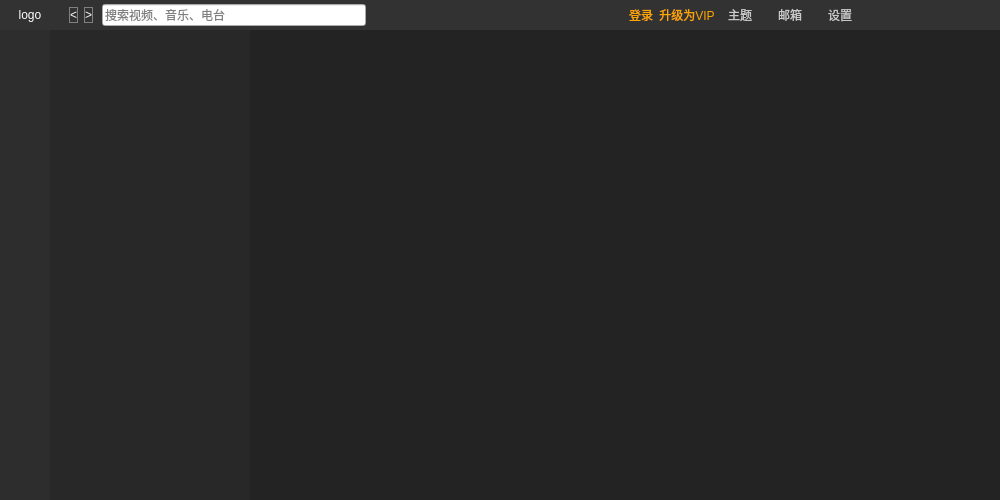
<?xml version="1.0" encoding="UTF-8"?>
<ui version="4.0">
 <class>Form</class>
 <widget class="QWidget" name="Form">
  <property name="geometry">
   <rect>
    <x>0</x>
    <y>0</y>
    <width>1000</width>
    <height>500</height>
   </rect>
  </property>
  <property name="windowTitle">
   <string>Form</string>
  </property>
  <layout class="QVBoxLayout" name="verticalLayout">
   <property name="spacing">
    <number>0</number>
   </property>
   <property name="leftMargin">
    <number>0</number>
   </property>
   <property name="topMargin">
    <number>0</number>
   </property>
   <property name="rightMargin">
    <number>0</number>
   </property>
   <property name="bottomMargin">
    <number>0</number>
   </property>
   <item>
    <widget class="QWidget" name="btl_wgt" native="true">
     <property name="sizePolicy">
      <sizepolicy hsizetype="Preferred" vsizetype="Fixed">
       <horstretch>0</horstretch>
       <verstretch>0</verstretch>
      </sizepolicy>
     </property>
     <property name="minimumSize">
      <size>
       <width>0</width>
       <height>30</height>
      </size>
     </property>
     <property name="maximumSize">
      <size>
       <width>16777215</width>
       <height>30</height>
      </size>
     </property>
     <property name="styleSheet">
      <string notr="true">QWidget#btl_wgt{background-color: rgb(50, 50, 50);}</string>
     </property>
     <layout class="QHBoxLayout" name="horizontalLayout_5">
      <property name="spacing">
       <number>0</number>
      </property>
      <property name="leftMargin">
       <number>0</number>
      </property>
      <property name="topMargin">
       <number>0</number>
      </property>
      <property name="rightMargin">
       <number>0</number>
      </property>
      <property name="bottomMargin">
       <number>0</number>
      </property>
      <item>
       <widget class="QWidget" name="logo_wgt" native="true">
        <property name="minimumSize">
         <size>
          <width>60</width>
          <height>0</height>
         </size>
        </property>
        <layout class="QHBoxLayout" name="horizontalLayout_3">
         <property name="topMargin">
          <number>0</number>
         </property>
         <property name="bottomMargin">
          <number>0</number>
         </property>
         <item>
          <widget class="QLabel" name="logo_lb">
           <property name="styleSheet">
            <string notr="true">background-color: transparent;
color: rgb(255, 255, 255);
</string>
           </property>
           <property name="text">
            <string>logo</string>
           </property>
           <property name="alignment">
            <set>Qt::AlignCenter</set>
           </property>
          </widget>
         </item>
        </layout>
       </widget>
      </item>
      <item>
       <widget class="QWidget" name="dx_wgt" native="true">
        <layout class="QHBoxLayout" name="horizontalLayout_2">
         <property name="topMargin">
          <number>0</number>
         </property>
         <property name="bottomMargin">
          <number>0</number>
         </property>
         <item>
          <widget class="QPushButton" name="fd_btn">
           <property name="maximumSize">
            <size>
             <width>30</width>
             <height>16777215</height>
            </size>
           </property>
           <property name="styleSheet">
            <string notr="true">QPushButton {
    background-color: transparent;
    color: white;
	border: 1px solid gray;
}</string>
           </property>
           <property name="text">
            <string>&lt;</string>
           </property>
          </widget>
         </item>
         <item>
          <widget class="QPushButton" name="bk_btn">
           <property name="maximumSize">
            <size>
             <width>30</width>
             <height>16777215</height>
            </size>
           </property>
           <property name="styleSheet">
            <string notr="true">QPushButton {
    background-color: transparent;
    color: white;
	border: 1px solid gray;
}</string>
           </property>
           <property name="text">
            <string>&gt;</string>
           </property>
          </widget>
         </item>
        </layout>
       </widget>
      </item>
      <item>
       <widget class="QLineEdit" name="sercher_le">
        <property name="placeholderText">
         <string>搜索视频、音乐、电台</string>
        </property>
       </widget>
      </item>
      <item>
       <spacer name="horizontalSpacer">
        <property name="orientation">
         <enum>Qt::Horizontal</enum>
        </property>
        <property name="sizeHint" stdset="0">
         <size>
          <width>262</width>
          <height>20</height>
         </size>
        </property>
       </spacer>
      </item>
      <item>
       <widget class="QWidget" name="widget" native="true">
        <layout class="QHBoxLayout" name="horizontalLayout_4">
         <property name="leftMargin">
          <number>0</number>
         </property>
         <property name="topMargin">
          <number>0</number>
         </property>
         <property name="rightMargin">
          <number>0</number>
         </property>
         <property name="bottomMargin">
          <number>0</number>
         </property>
         <item>
          <widget class="QPushButton" name="logo_btn_2">
           <property name="maximumSize">
            <size>
             <width>50</width>
             <height>16777215</height>
            </size>
           </property>
           <property name="styleSheet">
            <string notr="true">QPushButton {
    background-color: transparent;
	color:orange;
	border:none;
}
QPushButton:hover {
    color: white;
}</string>
           </property>
           <property name="text">
            <string>登录</string>
           </property>
          </widget>
         </item>
         <item>
          <widget class="QPushButton" name="vip_btn">
           <property name="styleSheet">
            <string notr="true">QPushButton {
    background-color: transparent;
    color: orange;
	border:none;
}
QPushButton:hover {
  	color: white;
   	
}</string>
           </property>
           <property name="text">
            <string>升级为VIP</string>
           </property>
          </widget>
         </item>
        </layout>
       </widget>
      </item>
      <item>
       <widget class="QPushButton" name="th_btn">
        <property name="sizePolicy">
         <sizepolicy hsizetype="Minimum" vsizetype="Expanding">
          <horstretch>0</horstretch>
          <verstretch>0</verstretch>
         </sizepolicy>
        </property>
        <property name="minimumSize">
         <size>
          <width>50</width>
          <height>0</height>
         </size>
        </property>
        <property name="maximumSize">
         <size>
          <width>50</width>
          <height>16777215</height>
         </size>
        </property>
        <property name="styleSheet">
         <string notr="true">QPushButton {
    background-color: transparent;
    
	color: rgb(200, 200, 200);
	border:none;
}
QPushButton:hover {
	
	background-color: rgb(100, 100, 100);
}</string>
        </property>
        <property name="text">
         <string>主题</string>
        </property>
       </widget>
      </item>
      <item>
       <widget class="QPushButton" name="email_btn">
        <property name="sizePolicy">
         <sizepolicy hsizetype="Minimum" vsizetype="Expanding">
          <horstretch>0</horstretch>
          <verstretch>0</verstretch>
         </sizepolicy>
        </property>
        <property name="minimumSize">
         <size>
          <width>50</width>
          <height>0</height>
         </size>
        </property>
        <property name="maximumSize">
         <size>
          <width>50</width>
          <height>16777215</height>
         </size>
        </property>
        <property name="styleSheet">
         <string notr="true">QPushButton {
    background-color: transparent;
    
	color: rgb(200, 200, 200);
	border:none;
}
QPushButton:hover {
	
	background-color: rgb(100, 100, 100);
}</string>
        </property>
        <property name="text">
         <string>邮箱</string>
        </property>
       </widget>
      </item>
      <item>
       <widget class="QPushButton" name="set_btn">
        <property name="sizePolicy">
         <sizepolicy hsizetype="Minimum" vsizetype="Expanding">
          <horstretch>0</horstretch>
          <verstretch>0</verstretch>
         </sizepolicy>
        </property>
        <property name="minimumSize">
         <size>
          <width>50</width>
          <height>0</height>
         </size>
        </property>
        <property name="maximumSize">
         <size>
          <width>50</width>
          <height>16777215</height>
         </size>
        </property>
        <property name="styleSheet">
         <string notr="true">QPushButton {
    background-color: transparent;
    
	color: rgb(200, 200, 200);
	border:none;
}
QPushButton:hover {
	
	background-color: rgb(100, 100, 100);
}</string>
        </property>
        <property name="text">
         <string>设置</string>
        </property>
       </widget>
      </item>
      <item>
       <widget class="QPushButton" name="min_btn">
        <property name="sizePolicy">
         <sizepolicy hsizetype="Minimum" vsizetype="Expanding">
          <horstretch>0</horstretch>
          <verstretch>0</verstretch>
         </sizepolicy>
        </property>
        <property name="minimumSize">
         <size>
          <width>45</width>
          <height>0</height>
         </size>
        </property>
        <property name="maximumSize">
         <size>
          <width>50</width>
          <height>16777215</height>
         </size>
        </property>
        <property name="styleSheet">
         <string notr="true">QPushButton {
    background-color: transparent;
	border:none;
}
QPushButton:hover {
	background-color: rgb(100, 100, 100);
}</string>
        </property>
        <property name="text">
         <string/>
        </property>
        <property name="icon">
         <iconset resource="../../nobk_ico.qrc">
          <normaloff>:/16x16/resource/img/cil-window-minimize.png</normaloff>:/16x16/resource/img/cil-window-minimize.png</iconset>
        </property>
        <property name="flat">
         <bool>true</bool>
        </property>
       </widget>
      </item>
      <item>
       <widget class="QPushButton" name="max_btn">
        <property name="sizePolicy">
         <sizepolicy hsizetype="Minimum" vsizetype="Expanding">
          <horstretch>0</horstretch>
          <verstretch>0</verstretch>
         </sizepolicy>
        </property>
        <property name="minimumSize">
         <size>
          <width>45</width>
          <height>0</height>
         </size>
        </property>
        <property name="maximumSize">
         <size>
          <width>50</width>
          <height>16777215</height>
         </size>
        </property>
        <property name="styleSheet">
         <string notr="true">QPushButton {
    background-color: transparent;
	border:none;
}
QPushButton:hover {
	
	background-color: rgb(100, 100, 100);
}</string>
        </property>
        <property name="text">
         <string/>
        </property>
        <property name="icon">
         <iconset resource="../../nobk_ico.qrc">
          <normaloff>:/16x16/resource/img/cil-window-maximize.png</normaloff>:/16x16/resource/img/cil-window-maximize.png</iconset>
        </property>
        <property name="flat">
         <bool>true</bool>
        </property>
       </widget>
      </item>
      <item>
       <widget class="QPushButton" name="cls_btn">
        <property name="sizePolicy">
         <sizepolicy hsizetype="Minimum" vsizetype="Expanding">
          <horstretch>0</horstretch>
          <verstretch>0</verstretch>
         </sizepolicy>
        </property>
        <property name="minimumSize">
         <size>
          <width>45</width>
          <height>0</height>
         </size>
        </property>
        <property name="maximumSize">
         <size>
          <width>50</width>
          <height>16777215</height>
         </size>
        </property>
        <property name="styleSheet">
         <string notr="true">QPushButton {
    background-color: transparent;
	border:none;
}

QPushButton:hover {
	
	background-color: rgb(122, 0, 0);

}</string>
        </property>
        <property name="text">
         <string/>
        </property>
        <property name="icon">
         <iconset resource="../../nobk_ico.qrc">
          <normaloff>:/16x16/resource/img/cil-x.png</normaloff>:/16x16/resource/img/cil-x.png</iconset>
        </property>
        <property name="flat">
         <bool>true</bool>
        </property>
       </widget>
      </item>
     </layout>
    </widget>
   </item>
   <item>
    <widget class="QWidget" name="cnt_wgt" native="true">
     <layout class="QHBoxLayout" name="horizontalLayout" stretch="0,0,0">
      <property name="spacing">
       <number>0</number>
      </property>
      <property name="leftMargin">
       <number>0</number>
      </property>
      <property name="topMargin">
       <number>0</number>
      </property>
      <property name="rightMargin">
       <number>0</number>
      </property>
      <property name="bottomMargin">
       <number>0</number>
      </property>
      <item>
       <widget class="QWidget" name="left_wgt" native="true">
        <property name="sizePolicy">
         <sizepolicy hsizetype="Fixed" vsizetype="Preferred">
          <horstretch>0</horstretch>
          <verstretch>0</verstretch>
         </sizepolicy>
        </property>
        <property name="minimumSize">
         <size>
          <width>50</width>
          <height>0</height>
         </size>
        </property>
        <property name="maximumSize">
         <size>
          <width>50</width>
          <height>16777215</height>
         </size>
        </property>
        <property name="styleSheet">
         <string notr="true">background-color: rgb(45, 45, 45);</string>
        </property>
       </widget>
      </item>
      <item>
       <widget class="QWidget" name="list_wgt" native="true">
        <property name="sizePolicy">
         <sizepolicy hsizetype="Minimum" vsizetype="Preferred">
          <horstretch>0</horstretch>
          <verstretch>0</verstretch>
         </sizepolicy>
        </property>
        <property name="minimumSize">
         <size>
          <width>200</width>
          <height>0</height>
         </size>
        </property>
        <property name="maximumSize">
         <size>
          <width>16777215</width>
          <height>16777215</height>
         </size>
        </property>
        <property name="baseSize">
         <size>
          <width>0</width>
          <height>0</height>
         </size>
        </property>
        <property name="mouseTracking">
         <bool>false</bool>
        </property>
        <property name="styleSheet">
         <string notr="true">background-color: rgb(40, 40, 40);</string>
        </property>
       </widget>
      </item>
      <item>
       <widget class="QWidget" name="right_wgt" native="true">
        <property name="sizePolicy">
         <sizepolicy hsizetype="Expanding" vsizetype="Preferred">
          <horstretch>0</horstretch>
          <verstretch>0</verstretch>
         </sizepolicy>
        </property>
        <property name="minimumSize">
         <size>
          <width>300</width>
          <height>0</height>
         </size>
        </property>
        <property name="styleSheet">
         <string notr="true">background-color: rgb(35, 35, 35);</string>
        </property>
       </widget>
      </item>
     </layout>
    </widget>
   </item>
  </layout>
 </widget>
 <resources>
  <include location="../../nobk_ico.qrc"/>
 </resources>
 <connections/>
</ui>
